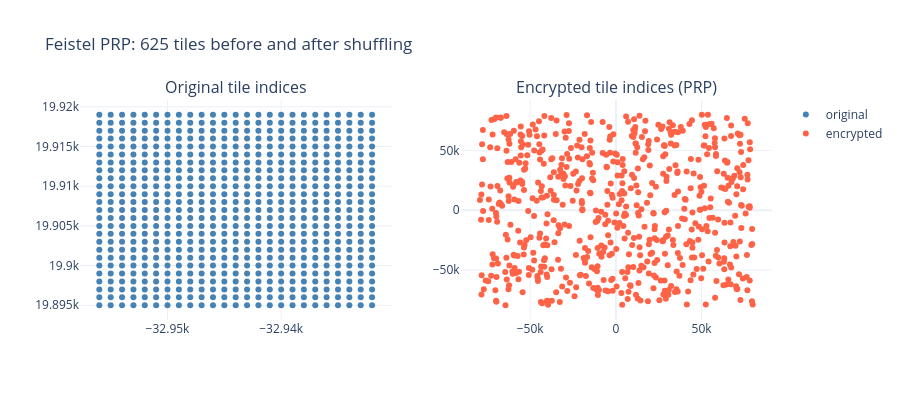

Notebook cell for this chart:
### Code cell
# PRP scatter: 25x25 = 625 tiles
prp_key = hashlib.blake2s(b'nb03-scatter', digest_size=32).digest()
prp_tweak = b'nb03-demo'

orig_qx, orig_qy, enc_qxp, enc_qyp = [], [], [], []
for dqx in range(-12, 13):
    for dqy in range(-12, 13):
        tqx, tqy = qx + dqx, qy + dqy
        tqxp, tqyp = _prp_encrypt(tqx, tqy, prp_key, prp_tweak, BIN, 10)
        orig_qx.append(tqx); orig_qy.append(tqy)
        enc_qxp.append(tqxp); enc_qyp.append(tqyp)

fig = make_subplots(rows=1, cols=2,
                    subplot_titles=['Original tile indices', 'Encrypted tile indices (PRP)'])
fig.add_trace(
    go.Scatter(x=orig_qx, y=orig_qy, mode='markers',
               marker=dict(color='steelblue', size=6), name='original'),
    row=1, col=1
)
fig.add_trace(
    go.Scatter(x=enc_qxp, y=enc_qyp, mode='markers',
               marker=dict(color='tomato', size=6), name='encrypted'),
    row=1, col=2
)
fig.update_layout(
    title='Feistel PRP: 625 tiles before and after shuffling',
    template='plotly_white',
    height=400
)
fig.show()

### Figure 1 — Plotly figure (JSON) as saved in the notebook; plotly's stock layout.template omitted (floating-point values rounded to 4 significant figures; data arrays with more than 128 entries replaced by an {"elided": "..."} marker saying what was removed)
{"data": [{"marker": {"color": "steelblue", "size": 6}, "mode": "markers", "name": "original", "type": "scatter", "x": {"elided": "625 int values"}, "xaxis": "x", "y": {"elided": "625 int values"}, "yaxis": "y"}, {"marker": {"color": "tomato", "size": 6}, "mode": "markers", "name": "encrypted", "type": "scatter", "x": {"elided": "625 int values"}, "xaxis": "x2", "y": {"elided": "625 int values"}, "yaxis": "y2"}], "layout": {"annotations": [{"font": {"size": 16}, "showarrow": false, "text": "Original tile indices", "x": 0.225, "xanchor": "center", "xref": "paper", "y": 1.0, "yanchor": "bottom", "yref": "paper"}, {"font": {"size": 16}, "showarrow": false, "text": "Encrypted tile indices (PRP)", "x": 0.775, "xanchor": "center", "xref": "paper", "y": 1.0, "yanchor": "bottom", "yref": "paper"}], "height": 400, "title": {"text": "Feistel PRP: 625 tiles before and after shuffling"}, "xaxis": {"anchor": "y", "domain": [0.0, 0.45]}, "xaxis2": {"anchor": "y2", "domain": [0.55, 1.0]}, "yaxis": {"anchor": "x", "domain": [0.0, 1.0]}, "yaxis2": {"anchor": "x2", "domain": [0.0, 1.0]}}}
